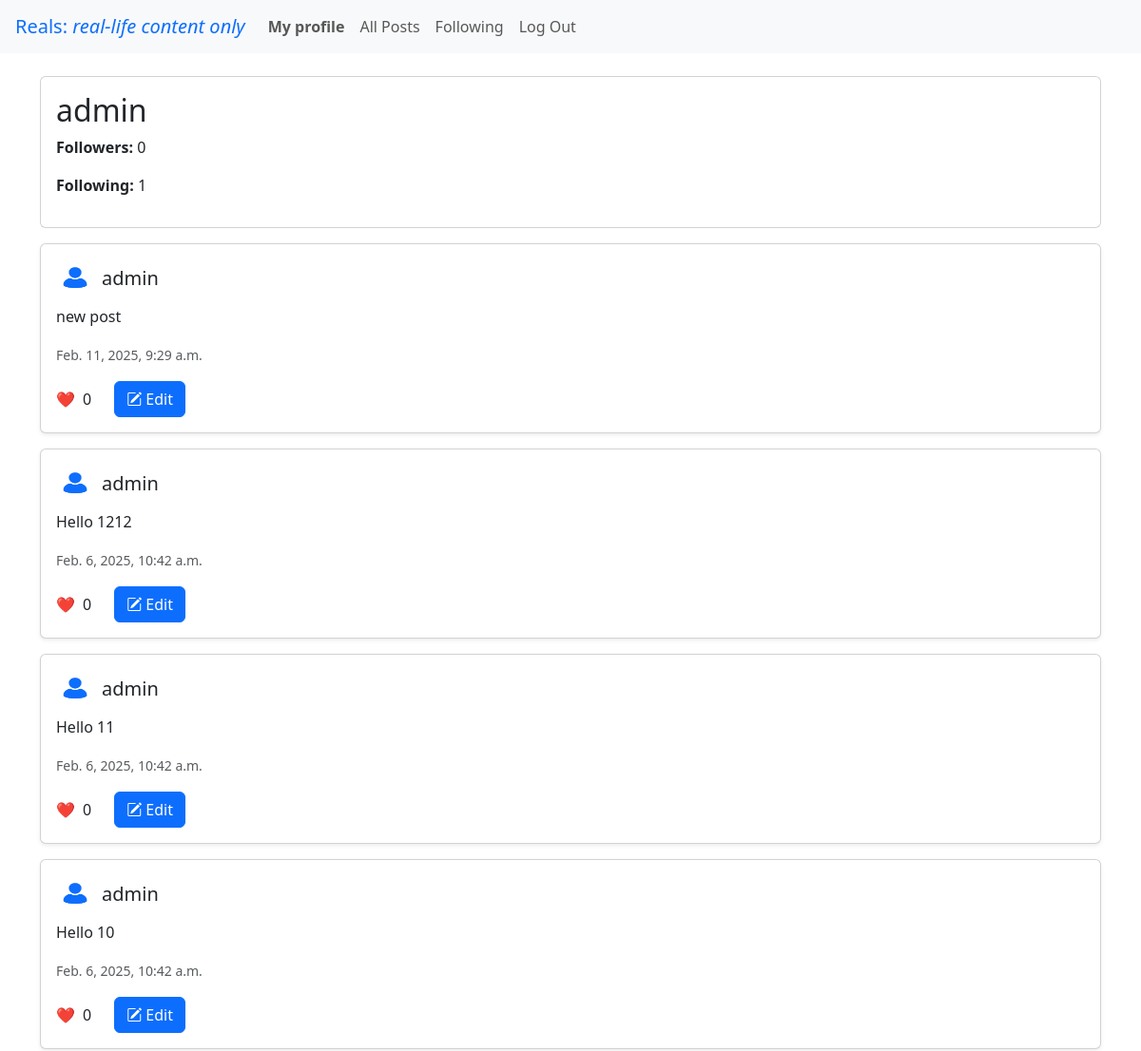
Page /profile/1/ (signed in, upper part) on the earlier database version.
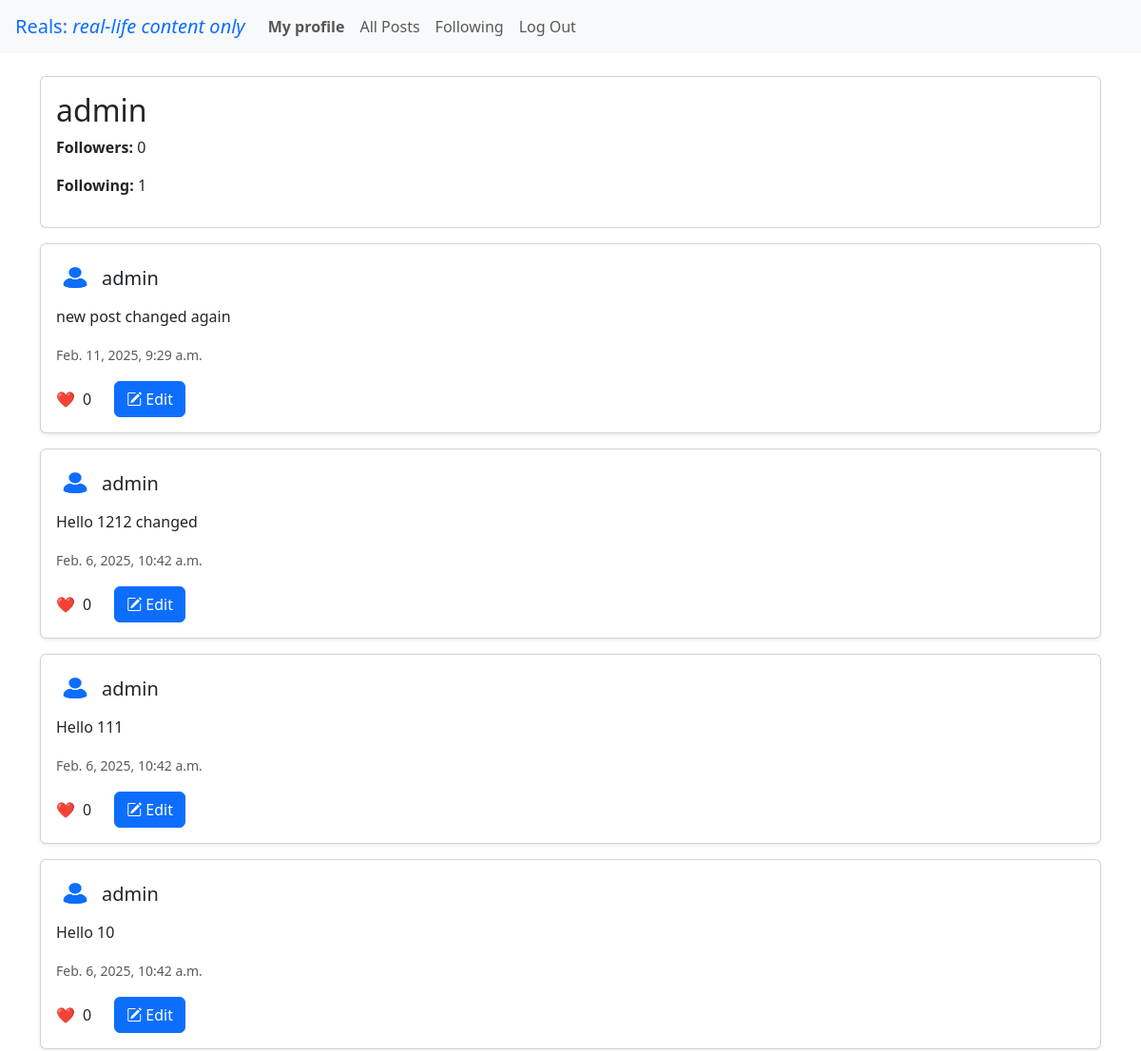
Same page on the later database version.
### network/models.py (models this page shows, shortened)
class Post(models.Model):
    user = models.ForeignKey(User, on_delete=models.CASCADE, related_name="posts")
    content = models.TextField(max_length=1000)
    timestamp = models.DateTimeField(auto_now_add=True)
    active = models.BooleanField(default=True) # the admin can block users
    def like_count(self):
        return self.likes.count()
    class Meta:
        ordering = ['-timestamp']

class User(AbstractUser):
    pass

### network/views.py (the view)
# urls.py: path('profile/<int:user_id>/', views.profile, name='profile'),
@login_required
def profile(request, user_id):
    user = get_object_or_404(User, id=user_id)
    posts = Post.objects.filter(user=user)
    following = Following.objects.filter(follower=request.user, followed=user).exists()
    paginator = Paginator(posts, 10)  # display 10 posts at a time
    page_number = request.GET.get('page')
    page_obj = paginator.get_page(page_number)
    post_data = []
    for post in page_obj:
        unlike_option = Like.objects.filter(post=post, user=request.user).exists() # the user had already liked hte post and can now unlike it
        post_data.append({
            'post': post,
            'unlike_option': unlike_option
        })
    return render(request, 'network/profile.html', {'profile_user':user, 'unfollow_option': following, 'page_obj': page_obj, 'posts': post_data})

### network/templates/network/profile.html (shortened to what this page needs)
{% extends "network/layout.html" %}
{% block body %}
    <div class="container mt-4">
        <div class="card mb-3">
            <div class="card-body">
                <h2>{{ profile_user.username }}</h2>
                <p><strong>Followers:</strong> {{ profile_user.followers.count }}</p>
                <p><strong>Following:</strong> {{ profile_user.followed_accounts.count }}</p>
            </div>
        </div>
        {% include 'network/partials/posts.html' %}
{% endblock %}

### network/templates/network/partials/post.html (shortened to what this page needs)
{% load static %}
<div id="post-{{ post_dict.post.id }}" class="card mb-3 shadow-sm rounded">
    <div class="card-body">
        <div class="d-flex align-items-center">
            <img src="{% static 'network/network_profile_user.jpg' %}" alt="Profile" class="rounded-circle me-2" width="40" height="40">
            <h5 class="card-title mb-0">
                {% with post_dict.post.user.id as user_id %}
                <a href="{% url 'profile' user_id=user_id %}" class="text-dark text-decoration-none">
                    {% endwith %}
                    {{ post_dict.post.user.username }}
                </a>
            </h5>
        </div>
        <p class="mt-2">{{ post_dict.post.content }}</p>
        <small class="text-muted">{{ post_dict.post.timestamp }}</small>
        {% if user.is_authenticated %}
        <div class="d-flex align-items-center mt-3">
            <span  class="text-danger me-2">❤️</span> <span id="like-count-{{post_dict.post.id}}" class="me-3">{{ post_dict.post.like_count }}</span>
            {% if user == post_dict.post.user %}
                <button class="btn btn-primary mx-2"
                        hx-get="{% url 'edit_post' post_id=post_dict.post.id %}"
                        hx-target="#post-{{ post_dict.post.id }}"
                        hx-swap="outerHTML"
                        id="edit-btn">
                    <i class="bi bi-pencil-square"></i> Edit
                </button>
            {% endif %}
        </div>
        {% endif %}
        </div>
</div>

Differences in the rows shown:
changed Post: post.content "new post" → "new post changed again"
changed Post: post.content "Hello 1212" → "Hello 1212 changed"
changed Post: post.content "Hello 11" → "Hello 111"
